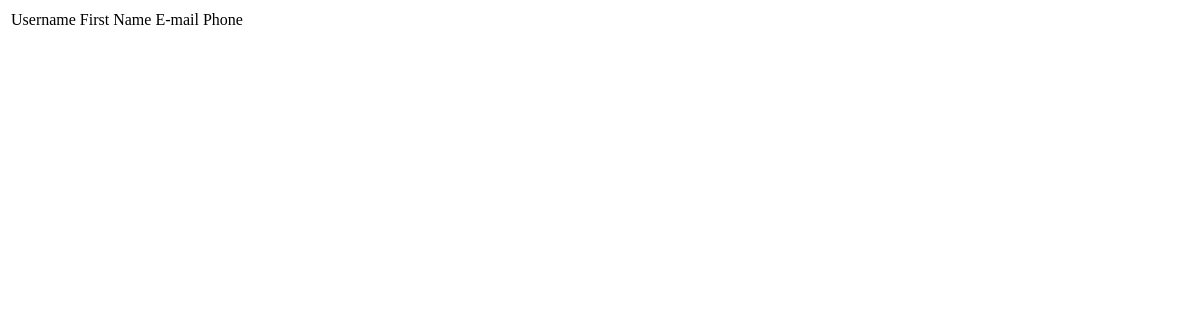
The page /contacts/ on the database as committed earlier.
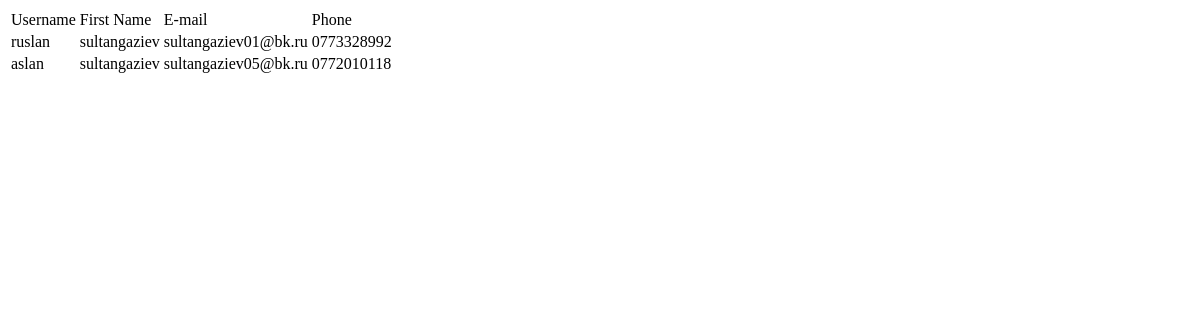
The same page on the database as committed later.
### products/models.py (models this page shows)
class Cotancts(models.Model):
    name_user = models.CharField(max_length=20,blank=True,null=True)
    last_name_user = models.CharField(max_length=20,blank=True,null=True)
    phone = models.CharField(max_length=20)
    email = models.EmailField()

### products/views.py (the view)
# urls.py: path('contacts/',contacts_page),
def contacts_page(request):
    cont = Cotancts.objects.all()
    return render(request, 'products/contacts.html', {'cont': cont})

### products/templates/products/contacts.html
<table>
    <tr>
        <td>Username</td>
        <td>First Name</td>
        <td>E-mail</td>
        <td>Phone</td>
    </tr>
    {% for cont in cont %}
        <tr>
            <td>{{cont.name_user}}</td>
            <td>{{cont.last_name_user}}</td>
            <td>{{cont.email}}</td>
            <td>{{cont.phone}}</td>
        </tr>
    {% endfor %}
</table>

Rows that differ between the two databases and show on the page:
added Cotancts: name_user "ruslan", last_name_user "sultangaziev", email "sultangaziev01@bk.ru", phone "0773328992"
added Cotancts: name_user "aslan", last_name_user "sultangaziev", email "sultangaziev05@bk.ru", phone "0772010118"
